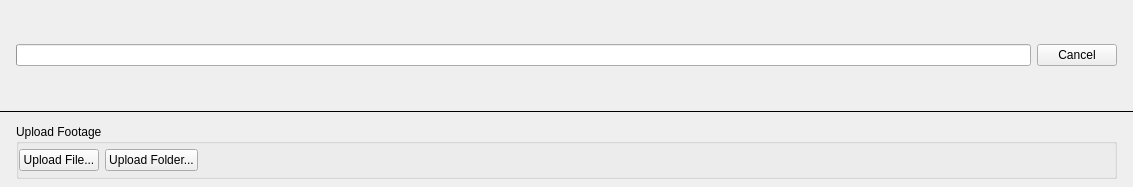
<?xml version="1.0" encoding="UTF-8"?>
<ui version="4.0">
 <class>WearableCameraUploadWidget</class>
 <widget class="QWidget" name="WearableCameraUploadWidget">
  <property name="geometry">
   <rect>
    <x>0</x>
    <y>0</y>
    <width>1133</width>
    <height>187</height>
   </rect>
  </property>
  <property name="sizePolicy">
   <sizepolicy hsizetype="MinimumExpanding" vsizetype="Fixed">
    <horstretch>0</horstretch>
    <verstretch>0</verstretch>
   </sizepolicy>
  </property>
  <layout class="QVBoxLayout" name="verticalLayout_3">
   <property name="spacing">
    <number>0</number>
   </property>
   <property name="leftMargin">
    <number>0</number>
   </property>
   <property name="topMargin">
    <number>0</number>
   </property>
   <property name="rightMargin">
    <number>0</number>
   </property>
   <property name="bottomMargin">
    <number>0</number>
   </property>
   <item>
    <widget class="nx::vms::client::desktop::Panel" name="progressPanel" native="true">
     <layout class="QHBoxLayout" name="horizontalLayout">
      <property name="leftMargin">
       <number>16</number>
      </property>
      <property name="topMargin">
       <number>16</number>
      </property>
      <property name="rightMargin">
       <number>16</number>
      </property>
      <property name="bottomMargin">
       <number>16</number>
      </property>
      <item>
       <widget class="QProgressBar" name="uploadProgressBar"/>
      </item>
      <item>
       <widget class="QPushButton" name="cancelButton">
        <property name="text">
         <string>Cancel</string>
        </property>
       </widget>
      </item>
     </layout>
    </widget>
   </item>
   <item>
    <widget class="Line" name="line">
     <property name="maximumSize">
      <size>
       <width>16777215</width>
       <height>1</height>
      </size>
     </property>
     <property name="frameShadow">
      <enum>QFrame::Plain</enum>
     </property>
     <property name="orientation">
      <enum>Qt::Horizontal</enum>
     </property>
    </widget>
   </item>
   <item>
    <layout class="QVBoxLayout" name="verticalLayout_2">
     <property name="leftMargin">
      <number>16</number>
     </property>
     <property name="topMargin">
      <number>12</number>
     </property>
     <property name="rightMargin">
      <number>16</number>
     </property>
     <property name="bottomMargin">
      <number>8</number>
     </property>
     <item>
      <widget class="QGroupBox" name="uploadGroupBox">
       <property name="sizePolicy">
        <sizepolicy hsizetype="Preferred" vsizetype="Fixed">
         <horstretch>0</horstretch>
         <verstretch>0</verstretch>
        </sizepolicy>
       </property>
       <property name="title">
        <string>Upload Footage</string>
       </property>
       <property name="flat">
        <bool>true</bool>
       </property>
       <layout class="QVBoxLayout" name="verticalLayout">
        <property name="leftMargin">
         <number>0</number>
        </property>
        <property name="topMargin">
         <number>0</number>
        </property>
        <property name="rightMargin">
         <number>0</number>
        </property>
        <property name="bottomMargin">
         <number>0</number>
        </property>
        <item>
         <widget class="QStackedWidget" name="stackedWidget">
          <property name="currentIndex">
           <number>0</number>
          </property>
          <widget class="QWidget" name="controlsPage">
           <layout class="QHBoxLayout" name="horizontalLayout_2">
            <property name="leftMargin">
             <number>0</number>
            </property>
            <property name="topMargin">
             <number>0</number>
            </property>
            <property name="rightMargin">
             <number>0</number>
            </property>
            <property name="bottomMargin">
             <number>0</number>
            </property>
            <item>
             <widget class="QPushButton" name="uploadFileButton">
              <property name="text">
               <string>Upload File...</string>
              </property>
             </widget>
            </item>
            <item>
             <widget class="QPushButton" name="uploadFolderButton">
              <property name="text">
               <string>Upload Folder...</string>
              </property>
             </widget>
            </item>
            <item>
             <spacer name="horizontalSpacer">
              <property name="orientation">
               <enum>Qt::Horizontal</enum>
              </property>
              <property name="sizeHint" stdset="0">
               <size>
                <width>37</width>
                <height>17</height>
               </size>
              </property>
             </spacer>
            </item>
           </layout>
          </widget>
          <widget class="QWidget" name="messagePage">
           <layout class="QHBoxLayout" name="horizontalLayout_3">
            <item>
             <widget class="QLabel" name="messageLabel">
              <property name="text">
               <string notr="true">&lt;message&gt;</string>
              </property>
             </widget>
            </item>
           </layout>
          </widget>
         </widget>
        </item>
       </layout>
      </widget>
     </item>
    </layout>
   </item>
  </layout>
 </widget>
 <customwidgets>
  <customwidget>
   <class>nx::vms::client::desktop::Panel</class>
   <extends>QWidget</extends>
   <header location="global">nx/vms/client/desktop/common/widgets/panel.h</header>
   <container>1</container>
  </customwidget>
 </customwidgets>
 <resources/>
 <connections/>
</ui>
